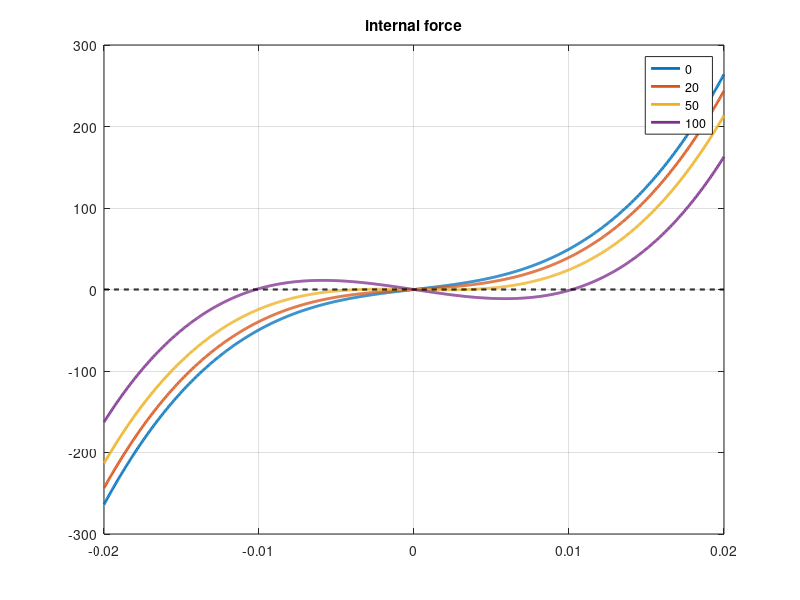
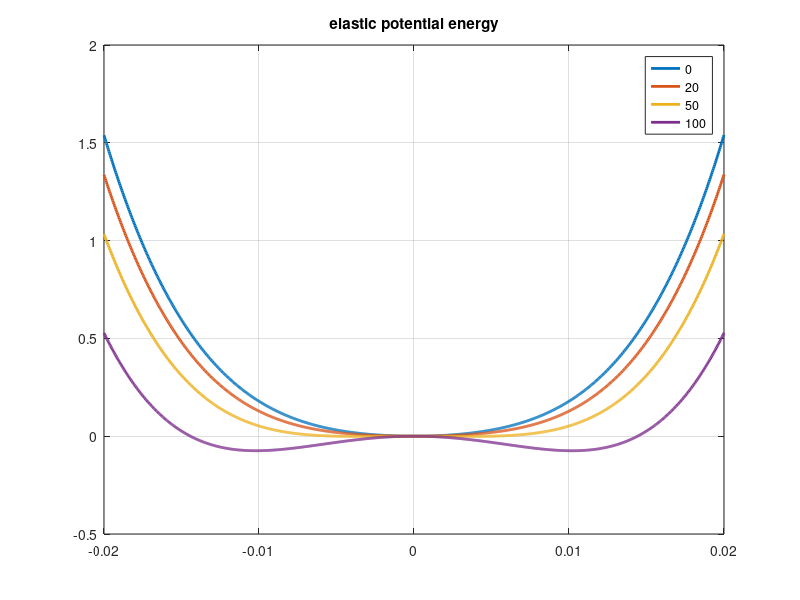

Here is the MATLAB script that generated these plots, in order:
close all
clc
clearvars

%enter parameters
a = 0.2; %horizontal length of beam
theta = 1e-3; %initial inclination of beam in degs

E = 70e9;%Young modulus
alpha = 23e-6;%23e-6;%linear thermal expansion coeff
r = 1e-3; %radius of circular cross section

%dependent parameters
b = a*tand(theta); %arc height
A = 2*pi*r^2; %cross section area
l = sqrt(a^2+b^2);
k = A*E/l;
k_add = k/1e3;

%internal force
f_int = @(T,u) k/(4*l^2)*(2*u.^3+6*b*u.^2+4*b^2*u) + k_add*u - alpha*k*T/2*(2*u+2*b);

dl = @(u) 0.5*(b^2+a^2)^(-0.5)*(u.^2+2*u*b);
V_el = @(T,u) k*dl(u).^2/2 - alpha*k*l*T*dl(u) +1/2*k_add*u.^2;

%T samples
T = [0,20,50,100];

u = linspace(-4*b,2*b,1e3);
u = linspace(-a/10,a/10,1e3);
%internal force
figure
for ii = 1:length(T)
    
  plot(u,f_int(T(ii),u),'linewidth',2);
  hold on;
  grid on
  
end

plot(u,u*0,'color','k','linestyle','--','linewidth',1.5);
legii = cell(length(T),1);
for ii = 1:length(T)
  legii{ii} = num2str(T(ii));
end
legend(legii)

title('internal force')
  
%potential energy
figure
for ii = 1:length(T)
    
  plot(u,V_el(T(ii),u),'linewidth',2);
  hold on;
  grid on
  
end

%plot(u,u*0,'color','k','linestyle','--','linewidth',1.5);
legii = cell(length(T),1);
for ii = 1:length(T)
  legii{ii} = num2str(T(ii));
end
legend(legii)

title('elastic potential energy')


